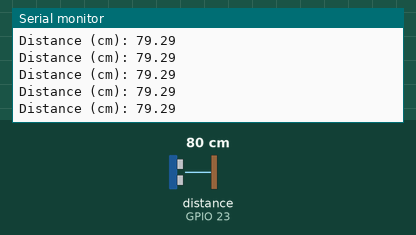
This sketch was run on a simulated ESP32. On the bench: the last lines printed to the serial monitor. Wiring (inferred from the names in the program): ultrasonic range finder: trigger GPIO 22; echo GPIO 23. The inputs (shaded band) are chosen by the test bench; at power-on: distance to the obstacle (sensor on GPIO 23) 80 cm. The echo pulse lasts 58.3 µs per cm; WiFi joins after 1.5 s; servers stay silent unless stated.

Above: at 2.7 s.
2.8 s: distance to the obstacle (sensor on GPIO 23) set to 2 cm
At 3.22 s:
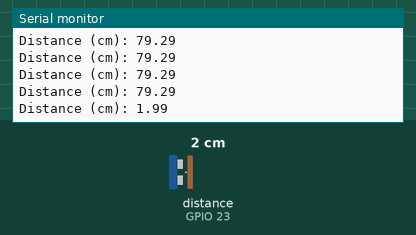
4.3 s: distance to the obstacle (sensor on GPIO 23) set to 4 cm
At 4.47 s:
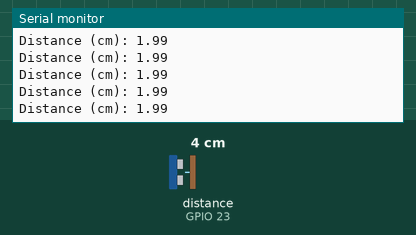
Timing chart, 0 to 7.3 s (numbered marks = the images above; inputs shaded):
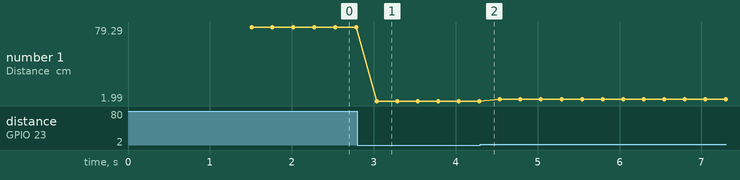

Measured:
- after the input at 2.8 s, the serial monitor: prints a new line after 0.24 s (image 1)
- plotted number 1: 79.29 → 1.99 after the input at 2.8 s, 1.99 → 3.98 after the input at 4.3 s

The sketch:

Able_Me_CODE.ino
```cpp
//ultrasonic
const int trigPin = 22;
const int echoPin = 23;

#define SOUND_SPEED 0.034

long duration;
float distanceCm;
float distanceInch;

//firebase & wifi config
#include <WiFi.h>
#include <FirebaseESP32.h>

#include <addons/TokenHelper.h>
#include <addons/RTDBHelper.h>

FirebaseData firebaseData;
FirebaseJson json;

#define DATABASE_URL "ableme-7bb3a-default-rtdb.asia-southeast1.firebasedatabase.app/"
#define API_KEY "AIzaSyCoQCaN3NiSvSBsDPOr4BbkPAc-vBBdg5s"
#define WIFI_SSID "Auffs-2.4G@unifi"
#define WIFI_PASSWORD "0139745335abc"

//auth
#define USER_EMAIL "taoswsbandori@gmail.com"
#define USER_PASSWORD "FAREISHA"

//Define Firebase Data object
FirebaseData fbdo;

FirebaseAuth auth;
FirebaseConfig config;

unsigned long sendDataPrevMillis = 0;

unsigned long count = 0;

void setup() {
  Serial.begin(115200);

  WiFi.begin(WIFI_SSID, WIFI_PASSWORD);
  Serial.print("connecting");
  while (WiFi.status() != WL_CONNECTED) {
    Serial.print(".");
    delay(500);
  }
  Serial.println();
  Serial.print("connected: ");
  Serial.println(WiFi.localIP());

  config.api_key = API_KEY;
  auth.user.email = USER_EMAIL;
  auth.user.password = USER_PASSWORD;
  config.database_url = DATABASE_URL;
  config.token_status_callback = tokenStatusCallback; //see addons/TokenHelper.h

  Firebase.begin(&config, &auth);
  Firebase.reconnectWiFi(true);
  Firebase.setDoubleDigits(5);

  pinMode(trigPin, OUTPUT);
  pinMode(echoPin, INPUT);
}

void loop() {
  digitalWrite(trigPin, LOW);
  delayMicroseconds(2);

  digitalWrite(trigPin, HIGH);
  delayMicroseconds(10);
  digitalWrite(trigPin, LOW);

  duration = pulseIn(echoPin, HIGH);
  distanceCm = duration * SOUND_SPEED/2;

  Serial.print("Distance (cm): ");
  Serial.println(distanceCm);
  delay(100);
  json.set("/Data", distanceCm);
  Firebase.updateNode(firebaseData, "/Sensor",json);
}
```
